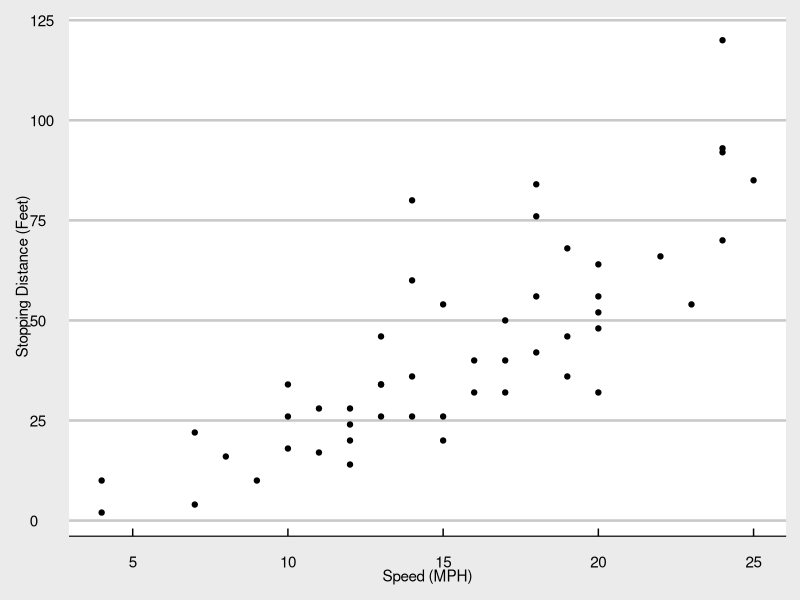
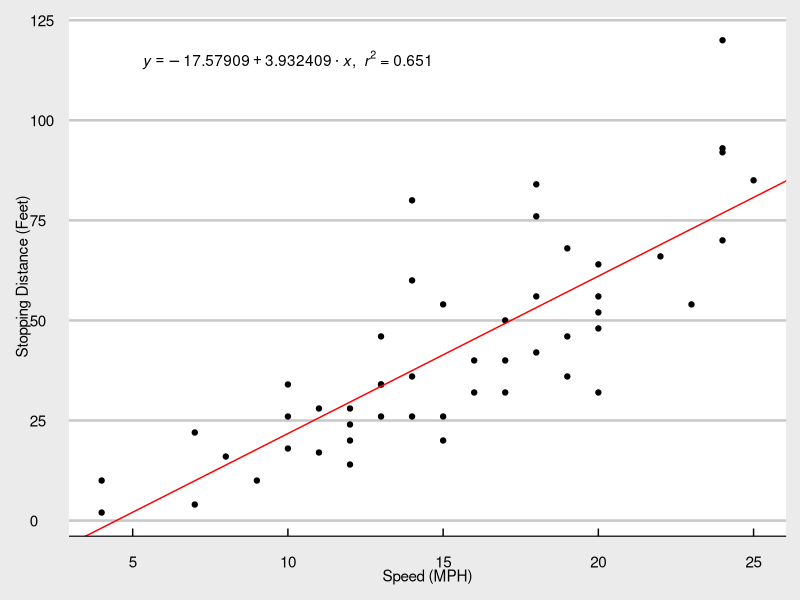
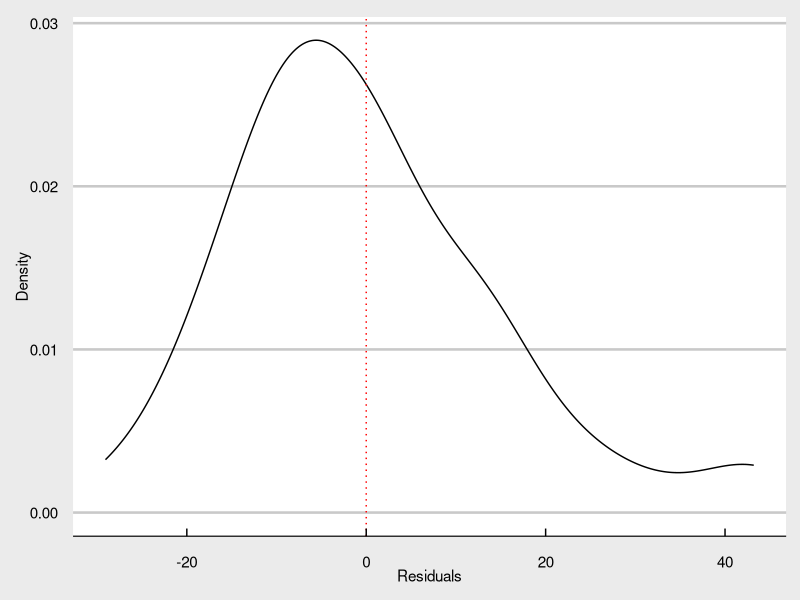
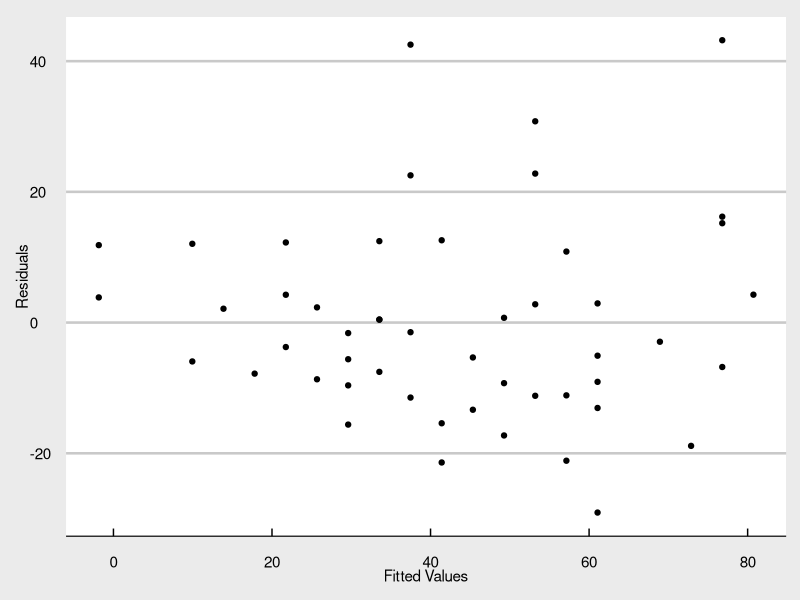
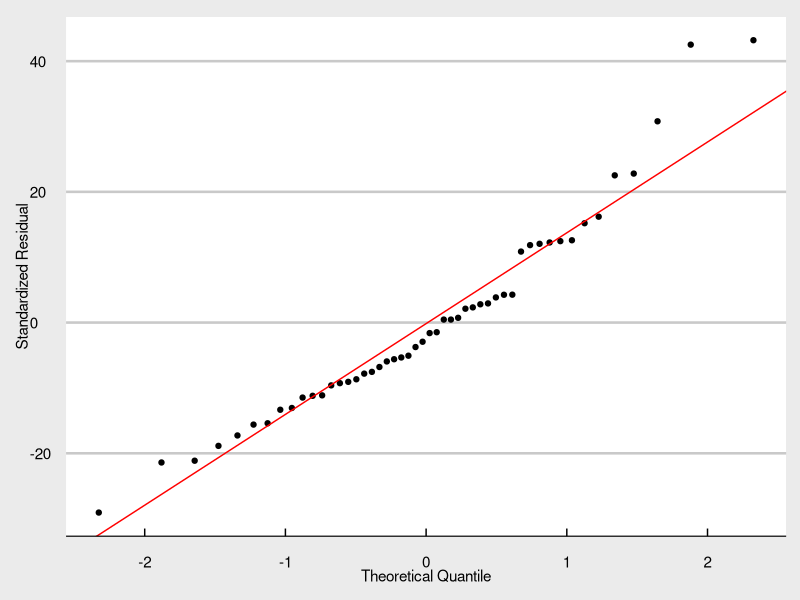

Write the R code that produced these figures, in order.
## ---- chunk 1
library(ggplot2)
library(ggthemes)

ggplot(cars, aes(speed, dist)) +
  geom_point() +
  ylab("Stopping Distance (Feet)") +
  xlab("Speed (MPH)") + 
  theme_economist_white()
## ---- chunk 2
model <- lm(dist ~ speed, cars)
## ---- chunk 3
lm_eqn <- function(m){
    eq <- substitute(italic(y) == a + b %.% italic(x)*","~~italic(r)^2~"="~r2, 
         list(a = unname(coef(m)[1]),
              b = unname(coef(m)[2]),
             r2 = format(summary(m)$r.squared, digits = 3)))
    as.character(as.expression(eq))
}

ggplot(cars, aes(speed, dist)) +
  geom_point() +
  geom_abline(slope = model$coefficients[2], intercept = model$coefficients[1], color="red") +
  ylab("Stopping Distance (Feet)") +
  xlab("Speed (MPH)") + 
  geom_label(x = 10, y = 115, label.size = NA, label = lm_eqn(model), parse = TRUE) +
  theme_economist_white()
## ---- chunk 4
summary(model)
## ---- chunk 5
ggplot(cars, aes(resid(model))) +
  geom_density() +
  ylab("Density") +
  xlab("Residuals") + 
  geom_vline(xintercept = 0, linetype="dotted", color = "red") +
  theme_economist_white()
## ---- chunk 6
ggplot(cars, aes(fitted(model),resid(model))) +
  geom_point() +
  ylab("Residuals") +
  xlab("Fitted Values") + 
  theme_economist_white()
## ---- chunk 7
gg_qqplot <- function(fitted.lm) {
   # extract residuals from lm object
   res = residuals(fitted.lm)

   # calculate slope and interncept for qqline
   slope = (quantile(res, .75) - quantile(res, .25)) / (qnorm(.75) - qnorm(.25))
   intercept = quantile(res,.25) - slope*qnorm(.25)
   qq_line = data.frame(intercept = intercept, slope = slope)

   # generate ggplot for qqplot
   qq_plot <- ggplot(data = fitted.lm) +
      stat_qq(aes(sample = res)) +
      labs(x = "Theoretical Quantile", y = "Standardized Residual") +
      geom_abline(data = qq_line ,aes(intercept = intercept ,slope = slope), color = "red") +
    theme_economist_white()   
   qq_plot
}

gg_qqplot(model)
